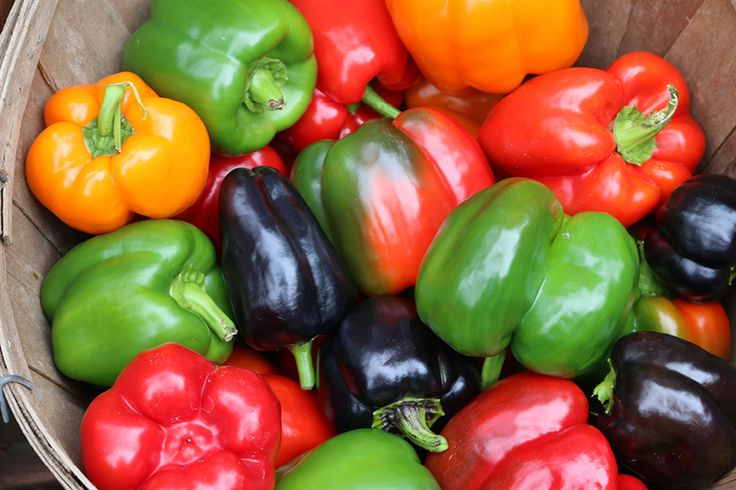
#> input picture Pictures/peppers.jpg, 736 x 490 px
$ jupyter execute --allow-errors Q2.ipynb
#> lines starting #> are read from the running program, lines starting #| are printed output that depends on the picture; after the words box and inside, x2 and y2 are one past the last pixel; in counts of white or black regions, pixels touching at a corner belong together
[cell 1]
import cv2
import numpy as np
import matplotlib.pyplot as plt

# Lê a imagem
img = cv2.imread('../Pictures/peppers.jpg')
#> img is the input picture: shape (490, 736, 3); mean B, G, R 60.6, 100.6, 145.6
plt.imshow(img)

[cell 2]
img = cv2.imread('../Pictures/peppers.jpg')

# Coordenadas do retângulo
x, y = 340, 100  # Ponto inicial do retângulo (canto superior esquerdo)
width, height = 100, 150  # Largura e altura do retângulo

# Cor e espessura do retângulo
color = (0, 255, 0)  # Cor verde (BGR)
thickness = 2  # Espessura da linha

# Desenhar o retângulo na imagem
image_with_rectangle = cv2.rectangle(img, (x, y), (x + width, y + height), color, thickness)

plt.imshow(image_with_rectangle)
plt.show()

[cell 3]
hsv = cv2.cvtColor(img, cv2.COLOR_BGR2HSV)
#> hsv: shape (490, 736, 3); mean H, S, V 51.9, 157.2, 161.9

kernel = np.ones((10,10), np.uint8)

lower_green = np.array([36, 0, 0])
upper_green = np.array([86, 255, 255])
lower_red = np.array([0, 50, 50])
upper_red = np.array([10, 255, 255])

mask_green = cv2.inRange(hsv, lower_green, upper_green)
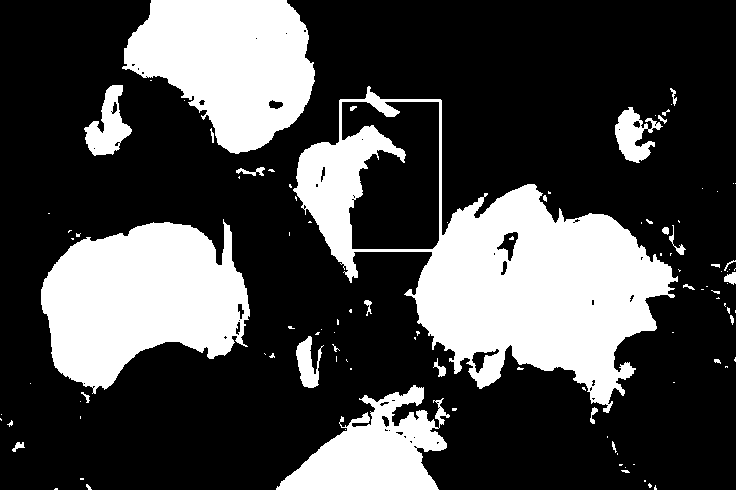
#> mask_green: shape (490, 736); 28.3% white; 107 white regions (77 under 20 px), largest, box (x1, y1, x2, y2) and area: (293, 86, 678, 413) 42947, (41, 219, 250, 394) 24206, (122, 0, 315, 154) 19951
mask_green = cv2.dilate(mask_green, kernel, iterations=1)
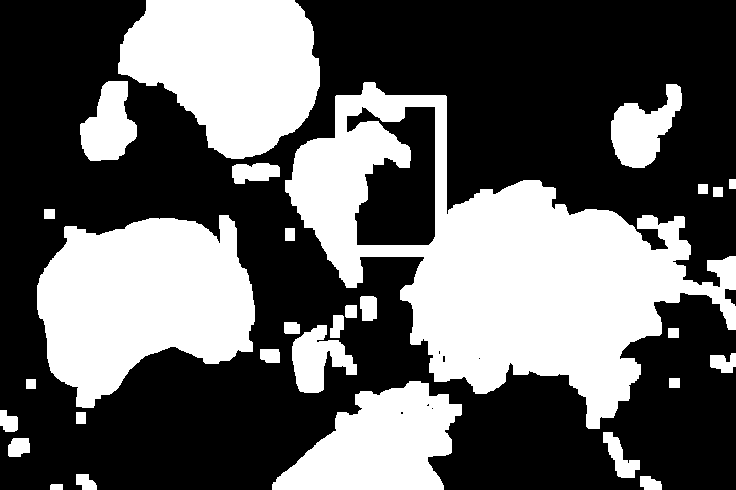
#> mask_green: shape (490, 736); 38.7% white; 29 white regions, largest, box (x1, y1, x2, y2) and area: (285, 82, 736, 429) 60451, (37, 215, 255, 408) 29052, (118, 0, 320, 159) 22972

mask_red = cv2.inRange(hsv, lower_red, upper_red)
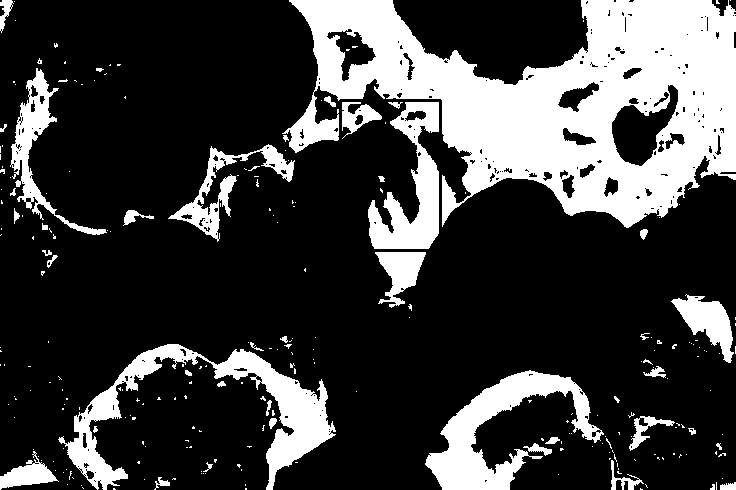
#> mask_red: shape (490, 736); 24.6% white; 253 white regions (207 under 20 px), largest, box (x1, y1, x2, y2) and area: (282, 0, 736, 228) 53092, (58, 344, 336, 490) 9403, (425, 370, 604, 490) 7392
mask_red = cv2.dilate(mask_red, kernel, iterations=1)
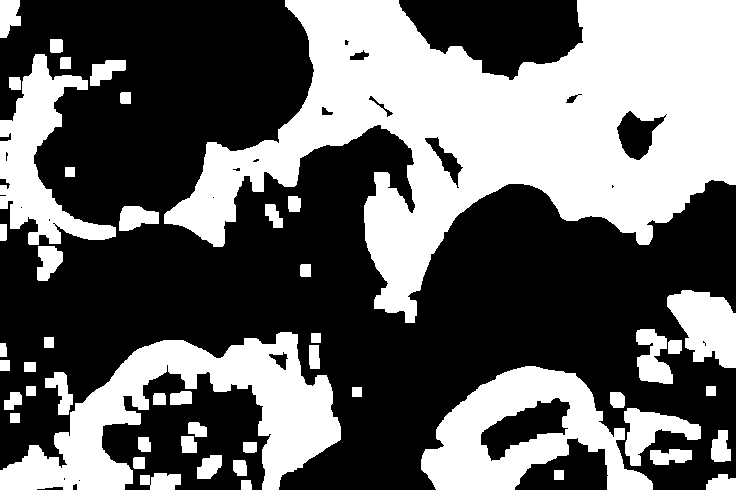
#> mask_red: shape (490, 736); 40.5% white; 49 white regions, largest, box (x1, y1, x2, y2) and area: (164, 0, 736, 323) 84705, (0, 332, 341, 490) 21160, (421, 366, 653, 490) 14057

img_fil_red = cv2.bitwise_or(hsv, hsv, mask=mask_red)
#> img_fil_red: shape (490, 736, 3); mean H, S, V 14.2, 73.6, 70.7
img_fil_green = cv2.bitwise_or(hsv, hsv, mask=mask_green)
#> img_fil_green: shape (490, 736, 3); mean H, S, V 18.7, 59.9, 52.1

mask = cv2.bitwise_and(mask_green, mask_red)
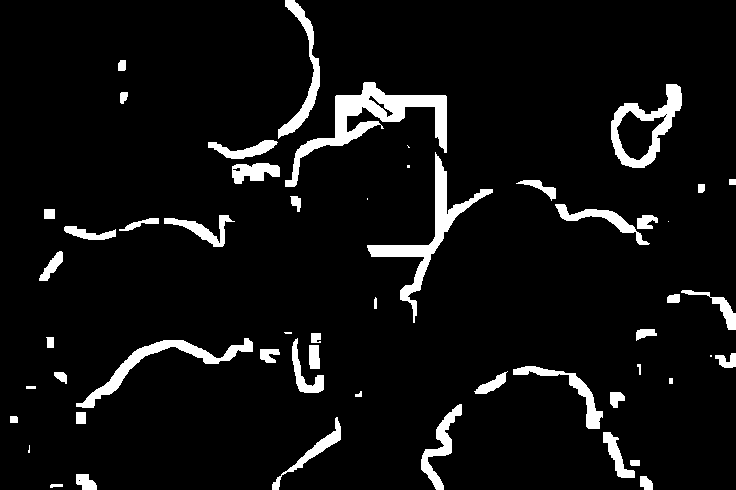
#> mask: shape (490, 736); 6.5% white; 54 white regions (7 under 20 px), largest, box (x1, y1, x2, y2) and area: (285, 82, 447, 187) 3916, (367, 152, 493, 323) 2766, (611, 84, 682, 168) 2000

kernel = np.ones((5,5), np.uint8)
mask = cv2.erode(mask, kernel)
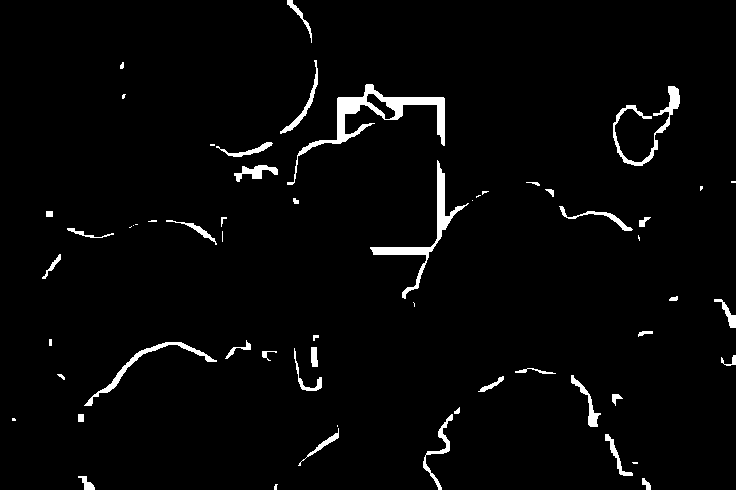
#> mask: shape (490, 736); 2.7% white; 59 white regions (18 under 20 px), largest, box (x1, y1, x2, y2) and area: (287, 84, 445, 185) 2239, (370, 160, 469, 299) 1371, (613, 86, 680, 166) 892

img = cv2.bitwise_or(hsv, hsv, mask=mask)
#> img: shape (490, 736, 3); mean H, S, V 0.8, 5.3, 3.6

#> (the rest of this cell did not finish here and is left out)

[cell 4]
# Define as faixas de cores para verde e vermelho
lower_green = np.array([36, 0, 0])
upper_green = np.array([86, 255, 255])
lower_red = np.array([0, 50, 50])
upper_red = np.array([10, 255, 255])

#### Máscaras

[cell 5]
# Criando um kernel para morfologias
kernel = np.ones((10,10), np.uint8)

# Cria máscaras separadas para verde e vermelho
mask_green = cv2.inRange(hsv, lower_green, upper_green)
mask_green = cv2.dilate(mask_green, kernel, iterations=1)

mask_red = cv2.inRange(hsv, lower_red, upper_red)
mask_red = cv2.dilate(mask_red, kernel, iterations=1)

[cell 6]
img_fil_red = cv2.bitwise_or(hsv, hsv, mask=mask_red)

[cell 7]
img_fil_green = cv2.bitwise_or(hsv, hsv, mask=mask_green)
#> (the rest of this cell did not finish here and is left out)

[cell 8]
# Combina as duas máscaras em uma única máscara
mask = cv2.bitwise_and(mask_green, mask_red)

img = cv2.bitwise_or(hsv, hsv, mask=mask)
#> img: shape (490, 736, 3); mean H, S, V 2.2, 12.3, 8.2

# [7 lines of commented-out code are left out]

plt.imshow(img)
plt.show()

# Fazer duas máscaras de verde e vermelha
#
